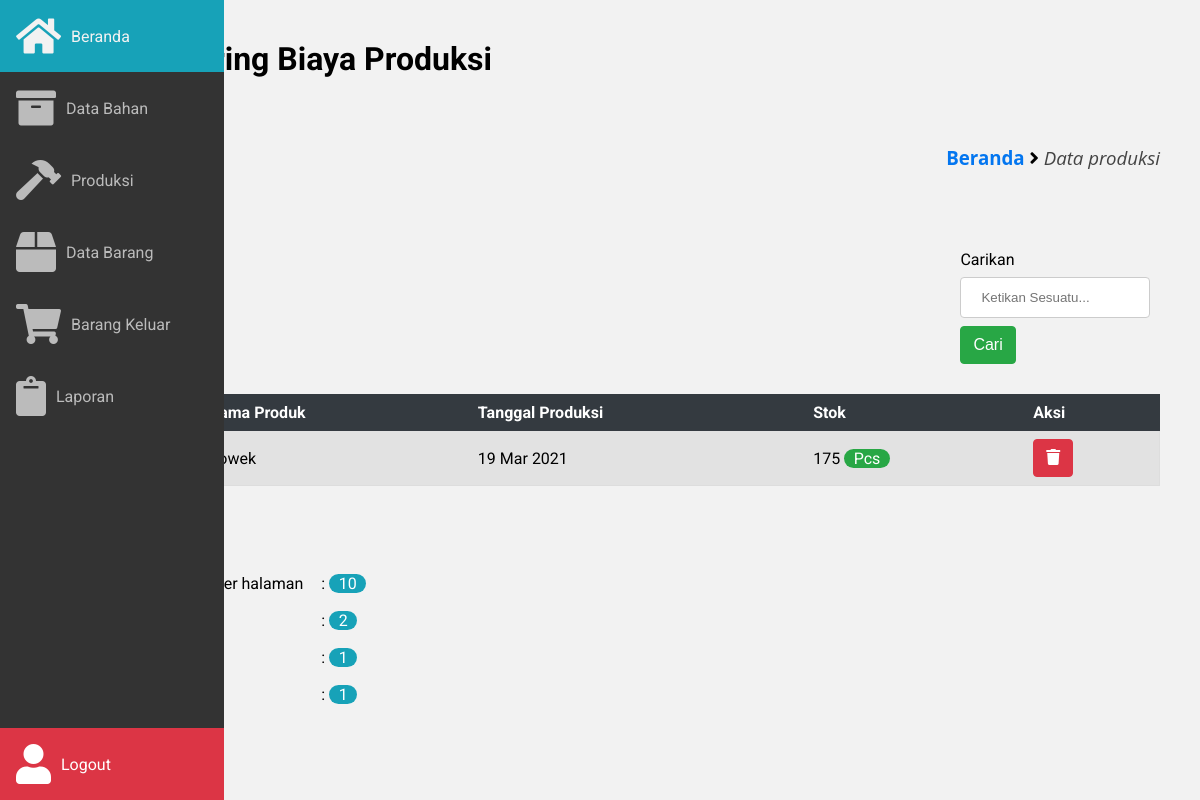
The app's page /frontend/data_barang/index.php, older data.
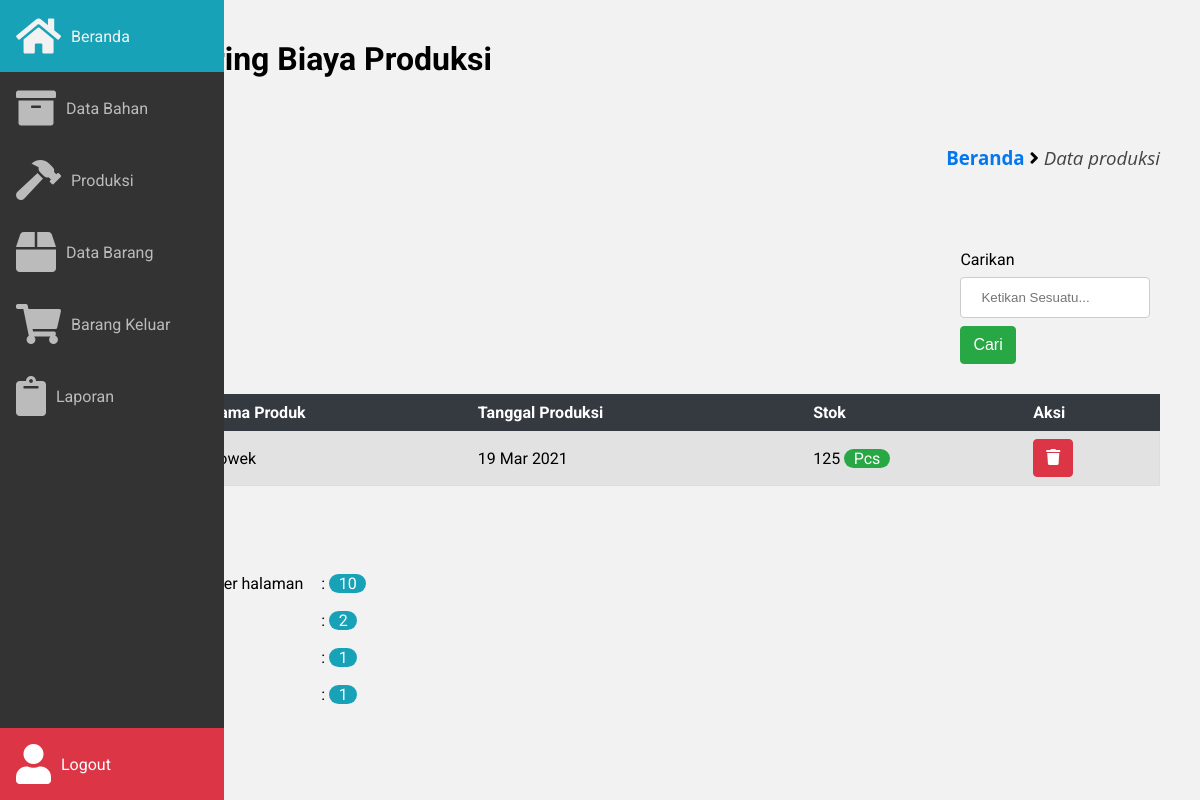
The same page, newer data.
### tables this page shows
CREATE TABLE `barang` (
  `id_barang` int(20) NOT NULL,
  `nama_barang` varchar(100) NOT NULL,
  `stok_barang` int(200) NOT NULL,
  `satuan_stok_barang` varchar(100) NOT NULL,
  `untung_barang` int(100) NOT NULL,
  `harga_jual_item` int(20) NOT NULL,
  `produksi_id` varchar(200) NOT NULL
);

CREATE TABLE `produksi` (
  `id_produksi` int(12) NOT NULL,
  `nama_produk` varchar(100) NOT NULL,
  `stok_produk` int(12) NOT NULL,
  `satuan_stok_produk` varchar(100) NOT NULL,
  `untung_produk` int(12) NOT NULL,
  `harga_jual` int(20) NOT NULL,
  `tgl_produksi` date NOT NULL
);

### frontend/data_barang/index.php (the view, shortened to what this page needs)
<!DOCTYPE html>
<html lang="pt-BR">
	<head>
		<link rel="stylesheet" href="https://pro.fontawesome.com/releases/v5.10.0/css/all.css"/>
		<link
			rel="stylesheet"
			href="https://cdn.materialdesignicons.com/4.9.95/css/materialdesignicons.min.css"
		/>
		<link rel="stylesheet" href="../../assets/css/main.css" />
		<link rel="stylesheet" href="../../assets/css/style.css" />
		<link rel="stylesheet" href="../../assets/css/sidebar.css" />
	</head>
	<body>
		<?php
			include '../../database/koneksi.php';
			include '../layout/sidebar.php';
		?>
		<main class="main">
			<section>
				<h2>Monitoring Biaya Produksi</h2>
				<h3>Data Barang</h3>
				<div class="breadcrumb">
					<h3>
						<a href="../../beranda.php?page=beranda">Beranda</a> <i class="fa fa-angle-right"></i>
						<span class="akhir-link-breadcrumb">Data produksi</span>
					</h3>
				</div>
				<div class="container">
					<div class="baris">
						<div class="kolom-100">
							<div class="table-box">
								<div class="kolom-20 float-left">
								</div>
								<div class="kolom-20 float-right margin-20-0">
									<form action="cari.php?page=databarang" method="post">
										<label>Carikan</label>
										<input type="text" name="cari" class="form" placeholder="Ketikan Sesuatu...">
										<input type="submit" name="btncari" value="Cari" class="tmbl tmbl-hijau">
									</form>
								</div>
								<table class="table-responsive">
									<tr class="thead-dark">
										<th>No</th>
										<th>Nama Produk</th>
										<th>Tanggal Produksi</th>
										<th>Stok</th>
										<th>Aksi</th>
									</tr>
									<?php
										$halaman = 10;
										$page    = isset($_GET["halaman"]) ? (int)$_GET["halaman"] :1;
										$result  = mysqli_query($host, "SELECT * FROM barang");
										$total   = mysqli_num_rows($result);
										$pages   = ceil($total/$halaman);
										$no    = 1;
										$sql   = "SELECT * FROM barang INNER JOIN produksi ON barang.produksi_id = produksi.id_produksi WHERE stok_barang != 0 ORDER BY nama_barang ASC";
										$query = mysqli_query($host, $sql);
										while ($data = mysqli_fetch_assoc($query) ) {
									?>
									<tr>
										<td><?= $no++ ?></td>
										<td><?= $data['nama_barang'] ?></td>
										<td><?= date('d M Y', strtotime($data['tgl_produksi'])) ?></td>
										<td>
											<?php
												if ($data['stok_barang'] >= 10) {
													echo number_format($data['stok_barang'],0,',','.') . " " . "<span class='lencana-radius lencana-hijau'>" . $data['satuan_stok_barang'] . "</span>" ;
												} elseif ($data['stok_barang'] >= 0) {
													echo "<span class='teks-merah'>" .  number_format($data['stok_barang'],0,',','.') . "</span>" . " " . "<span class='lencana-radius lencana-hijau'>" . $data['satuan_stok_barang'] . "</span>" ;
												} elseif ($data['stok_barang'] = 0) {
													echo "<span class='lencana-radius lencana-merah'>Stok Habis</span>";
												}
											?>
										</td>
										<td>
											<a onclick="return confirm('Anda yakin ingin menghapus data ?')" href="../../backend/data_barang/hapus.php?id_barang=<?php echo $data['id_barang']?>" class="tmbl tmbl-merah">
												<i class="fa fa-trash"></i>
											</a>
										</td>
									</tr>
									<?php } ?>
								</table>
							</div>
							<div class="penomoran">
								<?php
									for ($i=1; $i <= $pages ; $i++) {
								?>
									<a href="?halaman=<?php echo $i; ?>&page=databarang" class="tmbl tmbl-abu-abu margin-20-0">
										</a>
								<?php
									}
								?>
								<table style="margin-bottom: 50px;">
									<tr>
										<td>Jumlah data per halaman </td>
										<td>
											: <span class="lencana-radius lencana-info"><?php echo $halaman; ?></span>
										</td>
									</tr>
									<tr>
										<td>Total data</td>
										<td> : <span class="lencana-radius lencana-info"><?php echo $total; ?></span> </td>
									</tr>
									<tr>
										<td>Halaman ke</td>
										<td> : <span class="lencana-radius lencana-info"><?php echo $page; ?></span> </td>
									</tr>
									<tr>
										<td>Total halaman</td>
										<td> : <span class="lencana-radius lencana-info"><?php echo $pages; ?></span> </td>
									</tr>
								</table>
							</div>
						</div>
					</div>
				</div>
      </section>
		</main>
	</body>
</html>

### frontend/layout/sidebar.php
<aside class="sidebar">
	<nav>
		<ul class="sidebar__nav">
			<li>
				<a href="/Monitoring/beranda.php?page=beranda" class="sidebar__nav__link <?php if($_GET['page'] == 'beranda'){  ?>sidebar-active <?php }?>">
					<i class="fa fa-home"></i>
					<span class="sidebar__nav__text">Beranda</span>
				</a>
			</li>
			<li>
				<a href="/Monitoring/frontend/bahan/index.php?page=bahan" class="sidebar__nav__link <?php if($_GET['page'] == 'bahan'){  ?>sidebar-active <?php } ?>">
					<i class="fas fa-archive"></i>
					<span class="sidebar__nav__text">Data Bahan</span>
				</a>
			</li>
			<li>
				<a href="/Monitoring/frontend/produksi/index.php?page=produksi" class="sidebar__nav__link <?php if($_GET['page'] == 'produksi'){  ?>sidebar-active <?php } ?>">
					<i class="fas fa-hammer"></i>
					<span class="sidebar__nav__text">Produksi</span>
				</a>
			</li>
			<li>
				<a href="/Monitoring/frontend/data_barang/index.php?page=databarang" class="sidebar__nav__link <?php if($_GET['page'] == 'databarang'){  ?>sidebar-active <?php } ?>">
					<i class="fas fa-box"></i>
					<span class="sidebar__nav__text">Data Barang</span>
				</a>
			</li>
			<li>
				<a href="/Monitoring/frontend/barang_keluar/index.php?page=barangkeluar" class="sidebar__nav__link <?php if($_GET['page'] == 'barangkeluar'){  ?>sidebar-active <?php } ?>">
					<i class="fas fa-shopping-cart"></i>
					<span class="sidebar__nav__text">Barang Keluar</span>
				</a>
			</li>
			<li>
				<a href="/Monitoring/frontend/laporan/index.php?page=laporan" class="sidebar__nav__link <?php if($_GET['page'] == 'laporan'){  ?>sidebar-active <?php } ?>">
					<i class="fas fa-clipboard"></i>
					<span class="sidebar__nav__text">Laporan</span>
				</a>
			</li>
			<li>
				<a onclick="return confirm('Anda yakin ingin logout ?')" href="#" class="sidebar__nav__link link-lgout">
					<i class="fas fa-user"></i>
					<span class="sidebar__nav__text">Logout</span>
				</a>
			</li>
		</ul>
	</nav>
</aside>

### assets/css/main.css (style rules this page uses)
:root { --sidebar-width: 4.5em; }
body { margin: 0; padding: 0; font-family: 'Roboto'; }
* { outline: none; box-sizing: border-box; }
.main { margin-left: auto; margin-right: auto; max-width: 100%; padding: 1.5em 1.5em; }
.main h2 { font-size: 2em; margin-top: 0px; }
@media (min-width: 572px) { .main { margin-left: var(--sidebar-width); } }
@media (min-width: 992px) { .main { padding: 2.5em; } }

### assets/css/style.css (style rules this page uses)
body { background-color: #f2f2f2; }
.breadcrumb { text-align: right; font-family: open sans; margin-bottom: 50px; }
.akhir-link-breadcrumb { font-weight: 400; font-style: italic; color: #444; }
.breadcrumb a { color: #0376f0; }
.form { width: 100%; padding: 12px 20px; margin: 8px 0; display: inline-block; border: 1px solid #ccc; border-radius: 4px; box-sizing: border-box; }
.table-box { overflow-x:auto !important; }
.table-responsive { border-collapse: collapse; border-spacing: 0; width: 100%; border: 1px solid #ddd; }
.table-responsive .thead-dark { background-color: #343a40 !important; border: 1px solid #343a40; color: #ffffff; }
.table-responsive, th, td { text-align: left; padding: 8px; }
.table-responsive tr:nth-child(even) { background-color: #e2e2e2 !important }
.tmbl { display: inline-block; font-weight: 400; color: #212529; text-align: center; vertical-align: middle; cursor: pointer; -webkit-user-select: none; -moz-user-select: none; -ms-user-select: none; user-select: none; background-color: transparent; border: 1px solid transparent; padding: 0.375rem 0.75rem; font-size: 1rem; line-height: 1.5; border-radius: 0.25rem; transition: color 0.15s ease-in-out, background-color 0.15s ease-in-out, border-color 0.15s ease-in-out, box-shadow 0.15s ease-in-out; }
.tmbl-hijau { color: #fff; background-color: #28a745; border-color: #28a745; }
.tmbl-abu-abu { color: #fff; background-color: #6c757d; border-color: #6c757d; }
.tmbl-merah { color: #fff; background-color: #dc3545; border-color: #dc3545; }
.lencana-hijau { color: #fff; background-color: #28a745; }
.lencana-info { color: #fff; background-color: #17a2b8; }
.lencana-radius { padding-right: 0.6em; padding-left: 0.6em; border-radius: 10rem; }
a { text-decoration: none; }
.container { width: 100%; padding-right: 15px; padding-left: 15px; margin-right: auto; margin-left: auto; }
.baris { display: -ms-flexbox; display: flex; -ms-flex-wrap: wrap; flex-wrap: wrap; margin-right: -15px; margin-left: -15px; }
.margin-20-0 { margin: 20px 0; }
@media screen and (min-width: 400px) { .container { max-width: 400px; } }
@media screen and (min-width: 400px) { .kolom-100 { width: 100% !important; } }
@media screen and (min-width: 400px) { .kolom-20 { padding: 10px; width: 100% !important; } }
@media screen and (min-width: 400px) { .float-right { float: right !important; } }
@media screen and (min-width: 400px) { .float-left { float: left !important; } }
@media (min-width: 576px) { .container { max-width: 540px; } }
@media (min-width: 768px) { .container { max-width: 720px; } }
@media (min-width: 992px) { .container { max-width: 960px; } }
@media (min-width: 1200px) { .container { max-width: 1140px; } }
@media (min-width: 1200px) { .kolom-100 { width: 100% !important; } }
@media (min-width: 1200px) { .kolom-20 { padding: 10px; width: 20% !important; } }
@media (min-width: 1200px) { .float-right { float: right !important; } }
@media (min-width: 1200px) { .float-left { float: left !important; } }

Row changes from the older to the newer data that the page shows:
changed barang "Cowek": stok_barang "175" → "125"
